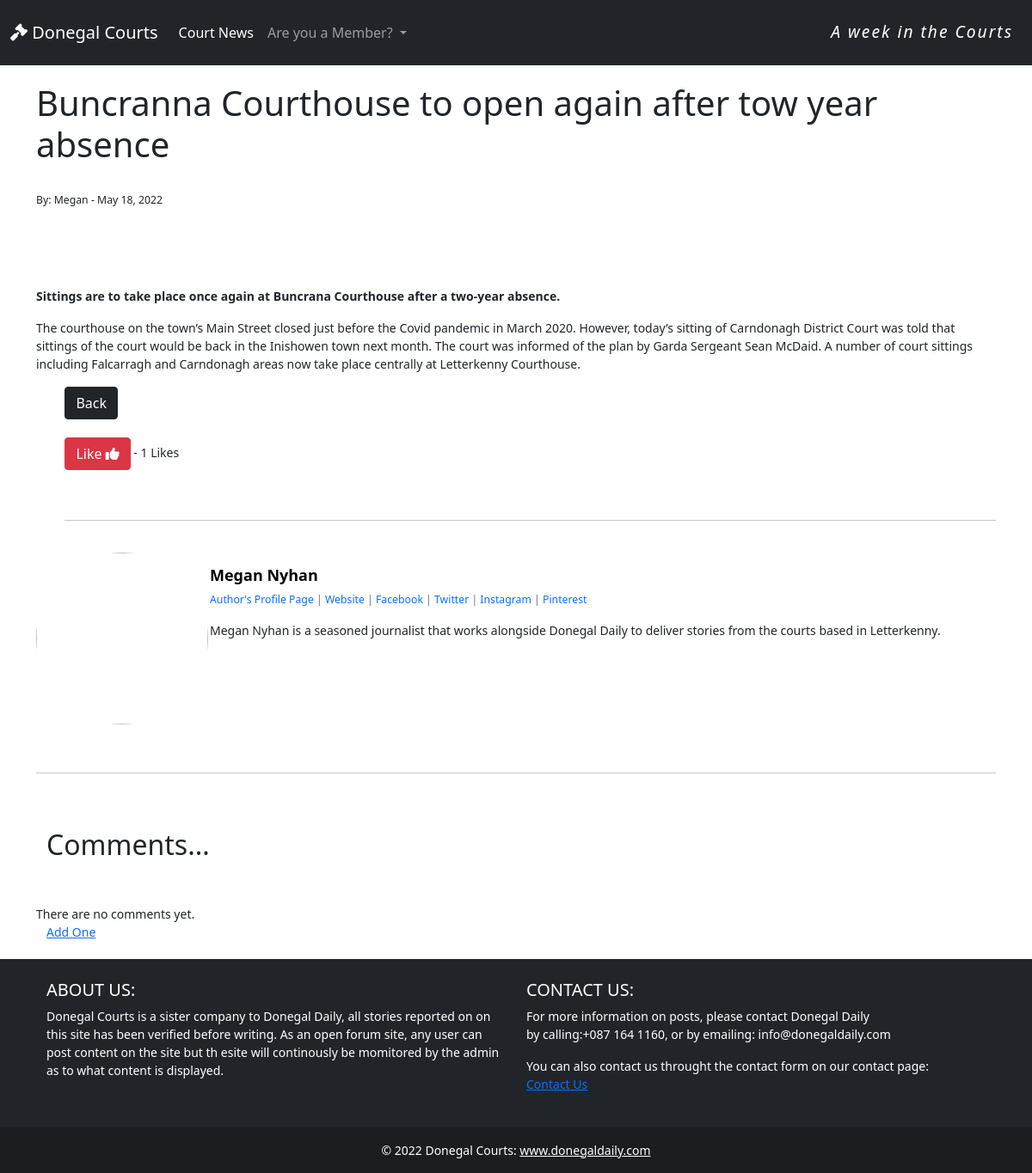
The app's page /article/3, older data.
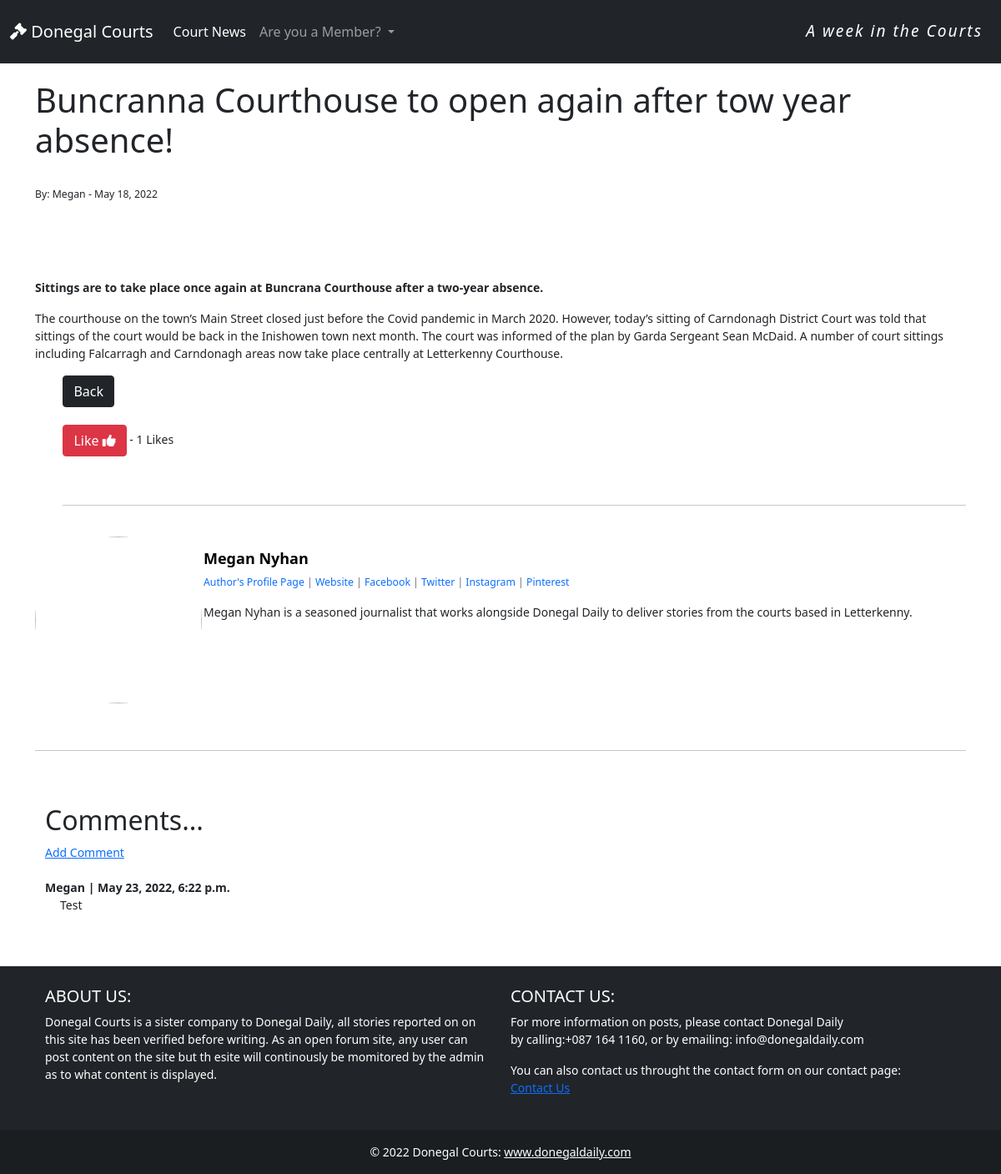
The same page, newer data.
### blog/models.py (models this page shows, shortened)
class Post(models.Model):
    title = models.CharField(max_length=255, unique=True)
    title_tag = models.CharField(max_length=200)
    featured_image = CloudinaryField('image', default='placeholder')
    snippet = models.CharField(max_length=255)
    author = models.ForeignKey(User, on_delete=models.CASCADE)
    category = models.CharField(max_length=255, null=True)
    body = RichTextField(blank=True, null=True)
    post_date = models.DateField(auto_now_add=True)
    likes = models.ManyToManyField(User, related_name='blog_posts')
    def total_likes(self):
        return self.likes.count()
    class Meta:
        ordering = ['post_date']

class Profile(models.Model):
    user = models.OneToOneField(User, null=True, on_delete=models.CASCADE)
    bio = models.TextField()
    profile_pic = CloudinaryField('image', default='placeholder')
    website_url = models.CharField(max_length=255, null=True, blank=True)
    facebook_url = models.CharField(max_length=255, null=True, blank=True)
    twitter_url = models.CharField(max_length=255, null=True, blank=True)
    instagram_url = models.CharField(max_length=255, null=True, blank=True)
    pinterest_url = models.CharField(max_length=255, null=True, blank=True)

class Comment(models.Model):
    post = models.ForeignKey(Post, related_name="comments", on_delete=models.CASCADE)
    name = models.CharField(max_length=255)
    body = models.TextField()
    date_added = models.DateTimeField(auto_now_add=True)

### blog/views.py (the view)
# urls.py: path('article/<int:pk>', PostDetailView.as_view(), name='post-detail'),
class PostDetailView(DetailView):
    model = Post
    template_name = 'post_detail.html'
    def get_context_data(self, *args, **kwargs):
        context = super(PostDetailView, self).get_context_data()
        stuff = get_object_or_404(Post, id=self.kwargs['pk'])
        total_likes = stuff.total_likes()
        context["total_likes"] = total_likes
        return context

### blog/templates/post_detail.html (shortened to what this page needs)
{% extends 'base.html'%}
{% load static %}
{% block content %}
<div class = "container" >
    <div class="row">
        <h1 class="post-title"> {{ post.title }}</h1>
        <small>
        <br/>
            <small> By: {{ post.author.first_name }} - {{ post.post_date }}</small>
        <br/><br/>
        <br/>
        <div class="post-body">
            {{ post.body|safe }}
        </div>
        <div class="button">
            <a class="btn btn-dark " href="{% url 'home' %}">Back</a>
            <br/><br/>
                <form action="{% url 'like_post' post.pk %}" method="POST">
                        <button type="submit", name="post_id", value="{{ post.id }}", class="btn btn-danger btn-md float-left">
                        Like  <i class="fa-solid fa-thumbs-up"></i></button> - {{ total_likes }} Likes
                        </form>
            <br/><br/>
            <hr>
            <br/>
        </div>
    </div>
    <div class="card mb-3">
        <div class="row g-0">
            <div class="col-md-2">
                <div class="profile-pic">
                    <img class="rounded-circle" src="{{ post.author.profile.profile_pic.url }}">
                </div>
            </div>
          <div class="col-md-10">
            <div class="card-body">
                <h5 class="card-title"><strong>{{ post.author.first_name }} {{ post.author.last_name }}
                </strong></h5>
                <p class="small text-muted" id="user-links">
                    <a href="{% url 'show_profile_page' post.author.profile.id %}" target="_blank"> Author's Profile Page </a>
                    {% if post.author.profile.website_url %}
                        | <a href="{{ post.author.profile.website_url }}" target="_blank"> Website </a>
                    {% endif %}
                    {% if post.author.profile.website_url %}
                       | <a href="{{ post.author.profile.facebook_url }}" target="_blank">Facebook </a>
                    {% endif %}
                    {% if post.author.profile.website_url %}
                        | <a href="{{ post.author.profile.twitter_url }}" target="_blank">Twitter </a>
                    {% endif %}
                    {% if post.author.profile.website_url %}
                        | <a href="{{ post.author.profile.instagram_url }}" target="_blank">Instagram </a>
                    {% endif %}
                    {% if post.author.profile.website_url %}
                        | <a href="{{ post.author.profile.pinterest_url }}" target="_blank">Pinterest </a>
                    {% endif %}
                </p>
              <p class="card-text">{{ post.author.profile.bio }}</p>
            </div>
          </div>
        </div>
    </div>
      <br/>
      <hr>
    <br/><br/>
        <div class = "container" >
            <div class="row">
            <h2> Comments...</h2>
            <br/><br/>
            {% if not post.comments.all %}
                There are no comments yet. <a href="{% url 'add-comment' post.pk %}">Add One</a>
            {% else %}
            <a href="{% url 'add-comment' post.pk %}">Add Comment</a>
            <br/>
                {% for comment in post.comments.all %}
            <br/>
                <strong>
                {{ comment.name }} | {{ comment.date_added }}
                </strong>
                <div class="comment-body">
                    {{ comment.body }}
                </div>
                    <br><br/>
                {% endfor %}
            {% endif %}
            <br/><br/>
            </div>
        </div>
</div>
{% endblock %}

Row changes from the older to the newer data that the page shows:
changed Post "Megan": title "Buncranna Courthouse to open again after tow year absence" → "Buncranna Courthouse to open again after tow year absence!"
added Comment: name "Megan", date_added "May 23, 2022, 6:22 p.m.", body "Test"
Text that changed along with them:
text no longer shown: "There are no comments yet. Add One"
text now shown: "Add Comment"
